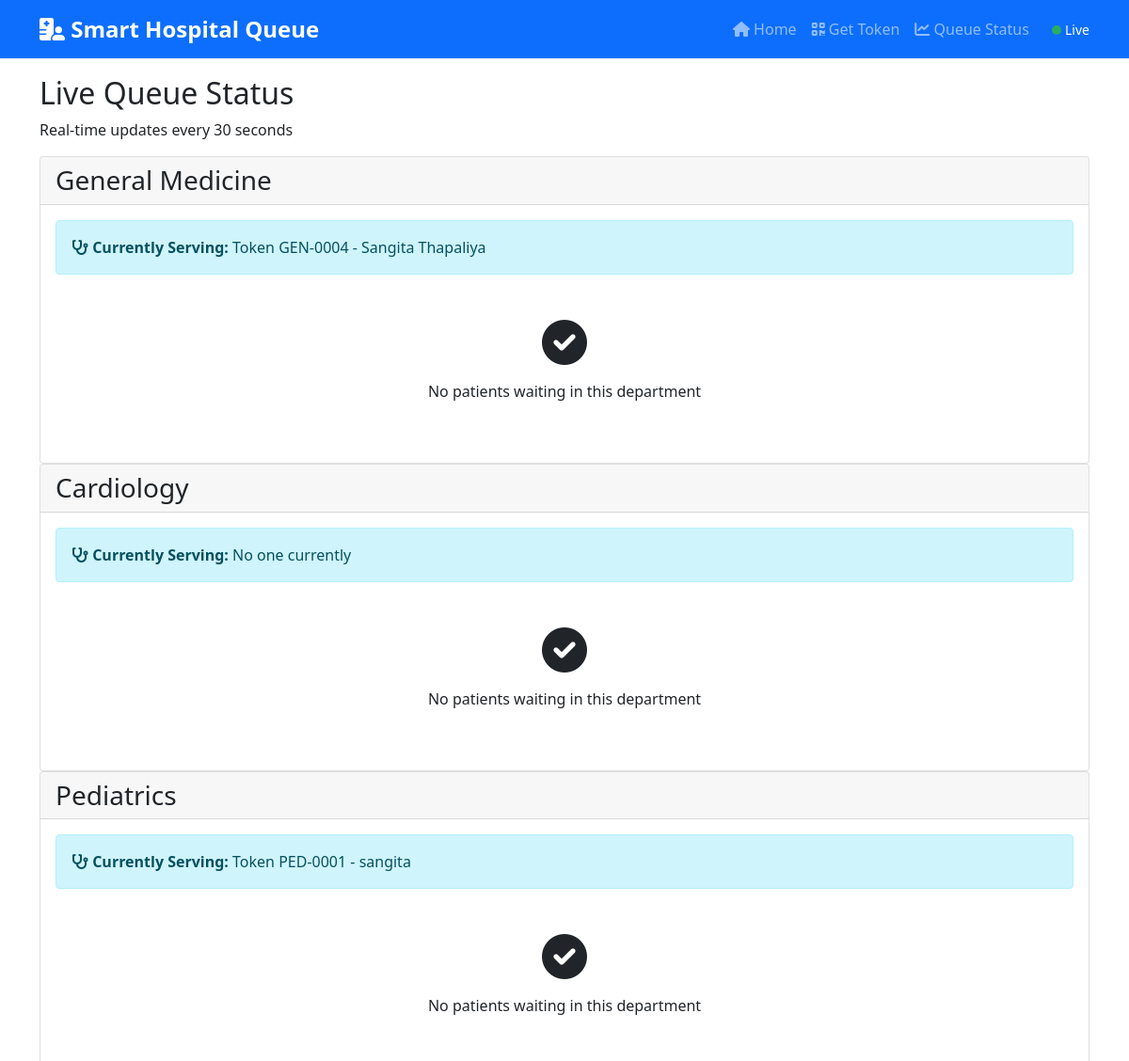
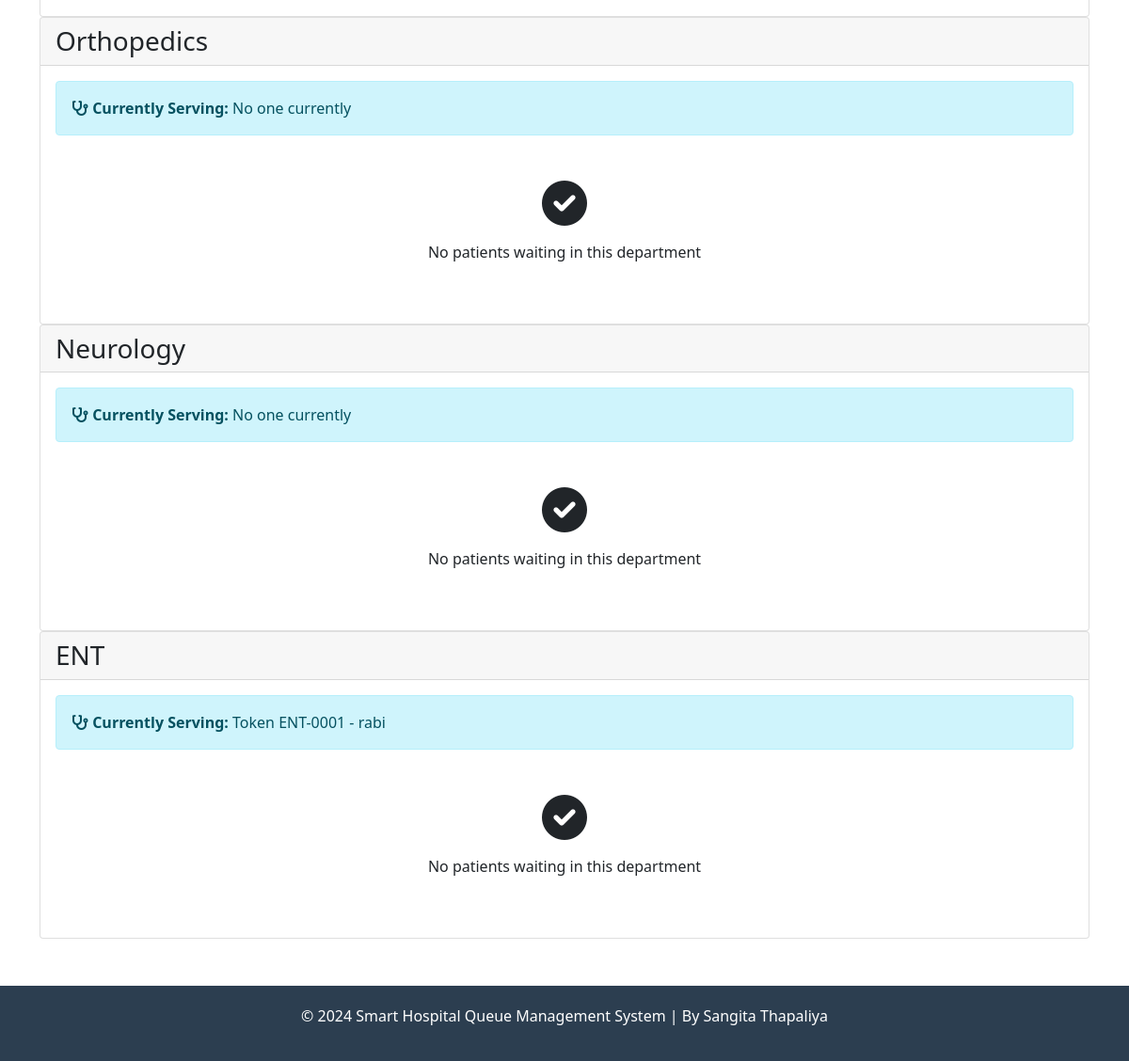
Page /queue-status/ on the committed database (2 pictures, top to bottom).
### queue_system/models.py (models this page shows, shortened)
class Department(models.Model):
    name = models.CharField(max_length=100)
    code = models.CharField(max_length=10, unique=True)
    average_consultation_time = models.IntegerField(default=15)
    is_active = models.BooleanField(default=True)
    created_at = models.DateTimeField(auto_now_add=True)

class Token(models.Model):
    STATUS_CHOICES = [
        ('waiting', 'Waiting'),
        ('in_progress', 'In Progress'),
        ('completed', 'Completed'),
        ('cancelled', 'Cancelled'),
    ]
    PRIORITY_CHOICES = [
        ('normal', 'Normal'),
        ('urgent', 'Urgent'),
        ('emergency', 'Emergency'),
    ]
    token_number = models.CharField(max_length=20, blank=True)
    department = models.ForeignKey(Department, on_delete=models.CASCADE)
    patient_name = models.CharField(max_length=100)
    patient_phone = models.CharField(max_length=15)
    patient_email = models.EmailField(blank=True)
    priority = models.CharField(max_length=20, choices=PRIORITY_CHOICES, default='normal')
    status = models.CharField(max_length=20, choices=STATUS_CHOICES, default='waiting')
    created_at = models.DateTimeField(auto_now_add=True)
    updated_at = models.DateTimeField(auto_now=True)  # Add this line
    start_time = models.DateTimeField(null=True, blank=True)
    end_time = models.DateTimeField(null=True, blank=True)
    predicted_wait_time = models.IntegerField(default=0)
    actual_wait_time = models.IntegerField(null=True, blank=True)

### queue_system/views.py (the view, shortened to what this page needs)
# urls.py: path('queue-status/', views.queue_status, name='queue_status'),
def queue_status(request):
    departments = Department.objects.filter(is_active=True)
    department_data = []
    for dept in departments:
        waiting_tokens = Token.objects.filter(
            department=dept,
            status='waiting'
        ).order_by('-priority', 'created_at')
        in_progress_token = Token.objects.filter(
            department=dept,
            status='in_progress'
        ).first()
        queue_list = []
        cumulative_time = 0
        department_data.append({
            'department': dept,
            'waiting_count': waiting_tokens.count(),
            'in_progress': in_progress_token,
            'queue': queue_list,
        })
    total_waiting = sum(d['waiting_count'] for d in department_data)
    total_in_progress = Token.objects.filter(status='in_progress').count()
    total_completed_today = Token.objects.filter(
        status='completed',
        created_at__date=timezone.now().date()
    ).count()
    context = {
        'departments': department_data,
        'total_waiting': total_waiting,
        'total_in_progress': total_in_progress,
        'total_completed_today': total_completed_today,
        'last_updated': timezone.now(),
    }
    return render(request, 'queue_system/queue_status.html', context)

### queue_system/templates/queue_system/queue_status.html (shortened to what this page needs)
{% extends 'queue_system/base.html' %}
{% block content %}
<div class="fade-in">
    <h2 class="display-4" style="font-size: 2rem;">Live Queue Status</h2>
    <p>Real-time updates every 30 seconds</p>
    {% for dept_data in departments %}
    <div class="card">
        <div class="card-header">
            <h3 class="mb-0">{{ dept_data.department.name }}</h3>
        </div>
        <div class="card-body">
            <div class="alert alert-info">
                <i class="fas fa-stethoscope"></i>
                <strong>Currently Serving:</strong>
                {% if dept_data.in_progress %}
                    Token {{ dept_data.in_progress.token_number }} - {{ dept_data.in_progress.patient_name }}
                {% else %}
                    No one currently
                {% endif %}
            </div>
            {% if dept_data.queue %}
            <div class="table-container">
                <table class="table">
                    <thead>
                        <tr>
                            <th>#</th>
                            <th>Token</th>
                            <th>Patient</th>
                            <th>Priority</th>
                            <th>Est. Wait</th>
                        </thead>
                        <tbody>
                            {% for item in dept_data.queue %}
                            <tr>
                                <td><span class="badge badge-primary">{{ item.position }}</span></td>
                                <td><strong>{{ item.token.token_number }}</strong></td>
                                <td>{{ item.token.patient_name }}</td>
                                <td>
                                    <span class="badge
                                        {% if item.token.priority == 'emergency' %}badge-danger
                                        {% elif item.token.priority == 'urgent' %}badge-warning
                                        {% else %}badge-info{% endif %}">
                                        {{ item.token.get_priority_display }}
                                    </span>
                                </td>
                                <td>{{ item.estimated_wait }} minutes</td>
                            </tr>
                            {% endfor %}
                        </tbody>
                    </table>
                </div>
                {% else %}
                <div class="text-center" style="padding: 2rem;">
                    <i class="fas fa-check-circle" style="font-size: 3rem; color: var(--success);"></i>
                    <p style="margin-top: 1rem;">No patients waiting in this department</p>
                </div>
                {% endif %}
            </div>
        </div>
        {% endfor %}
        {% endblock %}

### queue_system/templates/queue_system/base.html (shortened to what this page needs)
<!DOCTYPE html>
<html lang="en">
<head>
    <link href="https://cdn.jsdelivr.net/npm/bootstrap@5.1.3/dist/css/bootstrap.min.css" rel="stylesheet">
    <link rel="stylesheet" href="https://cdnjs.cloudflare.com/ajax/libs/font-awesome/6.0.0/css/all.min.css">
</head>
<body>
    <nav class="navbar navbar-expand-lg navbar-dark bg-primary fixed-top">
        <div class="container">
            <a class="navbar-brand" href="/">
                <i class="fas fa-hospital-user"></i> Smart Hospital Queue
            </a>
            <div class="collapse navbar-collapse" id="navbarNav">
                <ul class="navbar-nav ms-auto">
                    <li class="nav-item">
                        <a class="nav-link" href="/">
                            <i class="fas fa-home"></i> Home
                        </a>
                    </li>
                    <li class="nav-item">
                        <a class="nav-link" href="/get-token/">
                            <i class="fas fa-qrcode"></i> Get Token
                        </a>
                    </li>
                    <li class="nav-item">
                        <a class="nav-link" href="/queue-status/">
                            <i class="fas fa-chart-line"></i> Queue Status
                        </a>
                    </li>
                </ul>
                <div class="ms-3">
                    <span class="live-indicator"></span>
                    <small class="text-white">Live</small>
                </div>
            </div>
        </div>
    </nav>
    <main style="margin-top: 80px;">
        <div class="container">
            {% block content %}
            {% endblock %}
        </div>
    </main>
    <footer>
        <div class="container text-center">
            <p>&copy; 2024 Smart Hospital Queue Management System | By Sangita Thapaliya</p>
        </div>
    </footer>
</body>
</html>

### queue_system/templates/queue_system/base.html (style rules this page uses)
.navbar-brand { font-weight: bold; font-size: 1.5rem; }
footer { background: #2c3e50; color: white; padding: 20px 0; margin-top: 50px; }
.live-indicator { display: inline-block; width: 10px; height: 10px; background: #27ae60; border-radius: 50%; animation: pulse 2s infinite; }

### rows in the picture
Department: department.name "General Medicine", in_progress.token_number "GEN-0004", in_progress.patient_name "Sangita Thapaliya"
Department: department.name "Cardiology", shows "No one currently"
Department: department.name "Pediatrics", in_progress.token_number "PED-0001", in_progress.patient_name "sangita"
Department: department.name "Orthopedics", shows "No one currently"
Department: department.name "Neurology", shows "No one currently"
Department: department.name "ENT", in_progress.token_number "ENT-0001", in_progress.patient_name "rabi"
